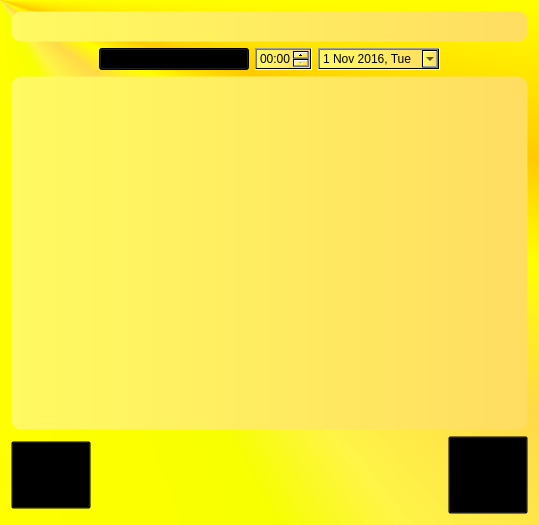
<?xml version="1.0" encoding="UTF-8"?>
<ui version="4.0">
 <class>addNoteDialog</class>
 <widget class="QWidget" name="addNoteDialog">
  <property name="geometry">
   <rect>
    <x>0</x>
    <y>0</y>
    <width>539</width>
    <height>525</height>
   </rect>
  </property>
  <property name="windowTitle">
   <string>Добавление заметки</string>
  </property>
  <property name="styleSheet">
   <string notr="true">#addNoteDialog { background-color: qconicalgradient(cx:0, cy:0, angle:135, stop:0 rgba(255, 255, 0, 255), stop:0.375 rgba(255, 255, 0, 255), stop:0.423533 rgba(251, 255, 0, 255), stop:0.45 rgba(247, 255, 0, 255), stop:0.477581 rgba(255, 244, 71, 255), stop:0.518717 rgba(255, 218, 71, 255), stop:0.55 rgba(255, 255, 0, 255), stop:0.57754 rgba(255, 203, 0, 255), stop:0.625 rgba(255, 255, 0, 255), stop:1 rgba(255, 255, 0, 255)); 
/*border: 3px ridge #bc9323;*/}
 QTextEdit { border: 1px solid transparent;
border-radius: 10px;
background-color: qlineargradient(spread:pad, x1:0, y1:0, x2:1, y2:0, stop:0 rgba(255, 250, 97, 1), stop:1 rgba(255, 221, 97, 1));
 }
#noteTitleText { font-weight: bold; }
#noteTypeComboBox, #eventTimeEdit, #eventDateEdit { background-color: qlineargradient(spread:pad, x1:0, y1:0, x2:1, y2:0, stop:0 rgba(255, 250, 97, 1), stop:1 rgba(255, 221, 97, 1)); }
QPushButton, QTextEdit { font-style: italic;
font-family: Comic Sans MS; }</string>
  </property>
  <layout class="QGridLayout" name="gridLayout">
   <item row="0" column="0">
    <widget class="QTextEdit" name="noteTitleText">
     <property name="maximumSize">
      <size>
       <width>16777215</width>
       <height>31</height>
      </size>
     </property>
     <property name="toolTip">
      <string>&lt;html&gt;&lt;head/&gt;&lt;body&gt;&lt;p&gt;&lt;span style=&quot; font-weight:400;&quot;&gt;Заголовок заметки&lt;/span&gt;&lt;/p&gt;&lt;/body&gt;&lt;/html&gt;</string>
     </property>
     <property name="whatsThis">
      <string>&lt;html&gt;&lt;head/&gt;&lt;body&gt;&lt;p&gt;&lt;span style=&quot; font-weight:400;&quot;&gt;Заголовок заметки&lt;/span&gt;&lt;/p&gt;&lt;/body&gt;&lt;/html&gt;</string>
     </property>
    </widget>
   </item>
   <item row="1" column="0">
    <layout class="QHBoxLayout" name="horizontalLayout">
     <item>
      <spacer name="horizontalSpacer_5">
       <property name="orientation">
        <enum>Qt::Horizontal</enum>
       </property>
       <property name="sizeHint" stdset="0">
        <size>
         <width>40</width>
         <height>20</height>
        </size>
       </property>
      </spacer>
     </item>
     <item>
      <widget class="QComboBox" name="noteTypeComboBox">
       <property name="minimumSize">
        <size>
         <width>150</width>
         <height>0</height>
        </size>
       </property>
      </widget>
     </item>
     <item>
      <widget class="QTimeEdit" name="eventTimeEdit">
       <property name="displayFormat">
        <string>HH:mm</string>
       </property>
       <property name="calendarPopup">
        <bool>false</bool>
       </property>
      </widget>
     </item>
     <item>
      <widget class="QDateEdit" name="eventDateEdit">
       <property name="displayFormat">
        <string>d MMM yyyy, ddd</string>
       </property>
       <property name="calendarPopup">
        <bool>true</bool>
       </property>
       <property name="date">
        <date>
         <year>2016</year>
         <month>11</month>
         <day>1</day>
        </date>
       </property>
      </widget>
     </item>
     <item>
      <spacer name="horizontalSpacer_2">
       <property name="orientation">
        <enum>Qt::Horizontal</enum>
       </property>
       <property name="sizeHint" stdset="0">
        <size>
         <width>40</width>
         <height>20</height>
        </size>
       </property>
      </spacer>
     </item>
    </layout>
   </item>
   <item row="2" column="0">
    <widget class="QTextEdit" name="noteTextText">
     <property name="maximumSize">
      <size>
       <width>16777215</width>
       <height>16777215</height>
      </size>
     </property>
    </widget>
   </item>
   <item row="3" column="0">
    <layout class="QHBoxLayout" name="horizontalLayout_5">
     <item>
      <widget class="QPushButton" name="cancelAddingNoteButton">
       <property name="styleSheet">
        <string notr="true">QPushButton { background-color: transparent;
 background-image: url(:/MattyNotes/CancelAdding.png);
background-position: center;
background-repeat: no-repeat;
		color: transparent; 
height: 60px;
width: 60px; }
	QPushButton:hover { background-image: url(:/MattyNotes/CancelAddingHover.png);
	color: #4d3f3d; 
font-weight: bold; }</string>
       </property>
       <property name="text">
        <string>Отмена</string>
       </property>
      </widget>
     </item>
     <item>
      <spacer name="horizontalSpacer_6">
       <property name="orientation">
        <enum>Qt::Horizontal</enum>
       </property>
       <property name="sizeHint" stdset="0">
        <size>
         <width>40</width>
         <height>20</height>
        </size>
       </property>
      </spacer>
     </item>
     <item>
      <widget class="QPushButton" name="createNoteButton">
       <property name="styleSheet">
        <string notr="true">QPushButton { background-color: transparent;
 background-image: url(:/MattyNotes/ApplyAdding.png);
background-position: bottom right;
background-repeat: no-repeat;
		color: transparent;
height: 70px;
width: 70px; 
text-align: left;}
	QPushButton:hover { background-image: url(:/MattyNotes/ApplyAddingHover.png);
		color: #4d3f3d; 
font-weight: bold; }</string>
       </property>
       <property name="text">
        <string>Сохранить</string>
       </property>
      </widget>
     </item>
    </layout>
   </item>
  </layout>
 </widget>
 <layoutdefault spacing="6" margin="11"/>
 <resources>
  <include location="mattynotes.qrc"/>
 </resources>
 <connections/>
</ui>
